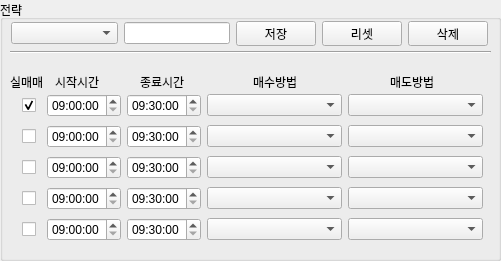
   <widget class="QGroupBox" name="groupBox_4">
    <property name="geometry">
     <rect>
      <x>10</x>
      <y>80</y>
      <width>501</width>
      <height>261</height>
     </rect>
    </property>
    <property name="title">
     <string>전략</string>
    </property>
    <widget class="QLabel" name="label_11">
     <property name="geometry">
      <rect>
       <x>390</x>
       <y>74</y>
       <width>61</width>
       <height>16</height>
      </rect>
     </property>
     <property name="text">
      <string>매도방법</string>
     </property>
    </widget>
    <widget class="QLabel" name="label_10">
     <property name="geometry">
      <rect>
       <x>253</x>
       <y>74</y>
       <width>51</width>
       <height>16</height>
      </rect>
     </property>
     <property name="text">
      <string>매수방법</string>
     </property>
    </widget>
    <widget class="QLabel" name="label_9">
     <property name="geometry">
      <rect>
       <x>140</x>
       <y>74</y>
       <width>61</width>
       <height>16</height>
      </rect>
     </property>
     <property name="text">
      <string>종료시간</string>
     </property>
    </widget>
    <widget class="QLabel" name="label_8">
     <property name="geometry">
      <rect>
       <x>55</x>
       <y>74</y>
       <width>61</width>
       <height>16</height>
      </rect>
     </property>
     <property name="text">
      <string>시작시간</string>
     </property>
    </widget>
    <widget class="QLabel" name="label_7">
     <property name="geometry">
      <rect>
       <x>10</x>
       <y>74</y>
       <width>41</width>
       <height>16</height>
      </rect>
     </property>
     <property name="text">
      <string>실매매</string>
     </property>
    </widget>
    <widget class="Line" name="line_6">
     <property name="geometry">
      <rect>
       <x>10</x>
       <y>44</y>
       <width>481</width>
       <height>16</height>
      </rect>
     </property>
     <property name="orientation">
      <enum>Qt::Horizontal</enum>
     </property>
    </widget>
    <widget class="QWidget" name="layoutWidget">
     <property name="geometry">
      <rect>
       <x>22</x>
       <y>92</y>
       <width>461</width>
       <height>151</height>
      </rect>
     </property>
     <layout class="QVBoxLayout" name="verticalLayout_5">
      <item>
       <layout class="QHBoxLayout" name="horizontalLayout" stretch="1,3,3,7,7">
        <item>
         <widget class="QCheckBox" name="chb_trade_01">
          <property name="enabled">
           <bool>true</bool>
          </property>
          <property name="text">
           <string/>
          </property>
          <property name="checked">
           <bool>true</bool>
          </property>
         </widget>
        </item>
        <item>
         <widget class="QTimeEdit" name="te_trade_begin_01">
          <property name="enabled">
           <bool>true</bool>
          </property>
          <property name="maximumDateTime">
           <datetime>
            <hour>15</hour>
            <minute>0</minute>
            <second>0</second>
            <year>2000</year>
            <month>1</month>
            <day>1</day>
           </datetime>
          </property>
          <property name="maximumTime">
           <time>
            <hour>15</hour>
            <minute>0</minute>
            <second>0</second>
           </time>
          </property>
          <property name="minimumTime">
           <time>
            <hour>9</hour>
            <minute>0</minute>
            <second>0</second>
           </time>
          </property>
          <property name="displayFormat">
           <string>hh:mm:ss</string>
          </property>
         </widget>
        </item>
        <item>
         <widget class="QTimeEdit" name="te_trade_end_01">
          <property name="enabled">
           <bool>true</bool>
          </property>
          <property name="maximumTime">
           <time>
            <hour>15</hour>
            <minute>30</minute>
            <second>0</second>
           </time>
          </property>
          <property name="minimumTime">
           <time>
            <hour>9</hour>
            <minute>30</minute>
            <second>0</second>
           </time>
          </property>
          <property name="displayFormat">
           <string>hh:mm:ss</string>
          </property>
         </widget>
        </item>
        <item>
         <widget class="QComboBox" name="cmb_buy_method_01">
          <property name="enabled">
           <bool>true</bool>
          </property>
         </widget>
        </item>
        <item>
         <widget class="QComboBox" name="cmb_sell_method_01">
          <property name="enabled">
           <bool>true</bool>
          </property>
         </widget>
        </item>
       </layout>
      </item>
      <item>
       <layout class="QHBoxLayout" name="horizontalLayout_2" stretch="1,3,3,7,7">
        <item>
         <widget class="QCheckBox" name="chb_trade_02">
          <property name="text">
           <string/>
          </property>
         </widget>
        </item>
        <item>
         <widget class="QTimeEdit" name="te_trade_begin_02">
          <property name="maximumDateTime">
           <datetime>
            <hour>15</hour>
            <minute>0</minute>
            <second>0</second>
            <year>2000</year>
            <month>1</month>
            <day>1</day>
           </datetime>
          </property>
          <property name="maximumTime">
           <time>
            <hour>15</hour>
            <minute>0</minute>
            <second>0</second>
           </time>
          </property>
          <property name="minimumTime">
           <time>
            <hour>9</hour>
            <minute>0</minute>
            <second>0</second>
           </time>
          </property>
          <property name="displayFormat">
           <string>hh:mm:ss</string>
          </property>
         </widget>
        </item>
        <item>
         <widget class="QTimeEdit" name="te_trade_end_02">
          <property name="maximumTime">
           <time>
            <hour>15</hour>
            <minute>30</minute>
            <second>0</second>
           </time>
          </property>
          <property name="minimumTime">
           <time>
            <hour>9</hour>
            <minute>30</minute>
            <second>0</second>
           </time>
          </property>
          <property name="displayFormat">
           <string>hh:mm:ss</string>
          </property>
         </widget>
        </item>
        <item>
         <widget class="QComboBox" name="cmb_buy_method_02"/>
        </item>
        <item>
         <widget class="QComboBox" name="cmb_sell_method_02"/>
        </item>
       </layout>
      </item>
      <item>
       <layout class="QHBoxLayout" name="horizontalLayout_3" stretch="1,3,3,7,7">
        <item>
         <widget class="QCheckBox" name="chb_trade_03">
          <property name="text">
           <string/>
          </property>
         </widget>
        </item>
        <item>
         <widget class="QTimeEdit" name="te_trade_begin_03">
          <property name="maximumDateTime">
           <datetime>
            <hour>15</hour>
            <minute>0</minute>
            <second>0</second>
            <year>2000</year>
            <month>1</month>
            <day>1</day>
           </datetime>
          </property>
          <property name="maximumTime">
           <time>
            <hour>15</hour>
            <minute>0</minute>
            <second>0</second>
           </time>
          </property>
          <property name="minimumTime">
           <time>
            <hour>9</hour>
            <minute>0</minute>
            <second>0</second>
           </time>
          </property>
          <property name="displayFormat">
           <string>hh:mm:ss</string>
          </property>
         </widget>
        </item>
        <item>
         <widget class="QTimeEdit" name="te_trade_end_03">
          <property name="maximumTime">
           <time>
            <hour>15</hour>
            <minute>30</minute>
            <second>0</second>
           </time>
          </property>
          <property name="minimumTime">
           <time>
            <hour>9</hour>
            <minute>30</minute>
            <second>0</second>
           </time>
          </property>
          <property name="displayFormat">
           <string>hh:mm:ss</string>
          </property>
         </widget>
        </item>
        <item>
         <widget class="QComboBox" name="cmb_buy_method_03"/>
        </item>
        <item>
         <widget class="QComboBox" name="cmb_sell_method_03"/>
        </item>
       </layout>
      </item>
      <item>
       <layout class="QHBoxLayout" name="horizontalLayout_4" stretch="1,3,3,7,7">
        <item>
         <widget class="QCheckBox" name="chb_trade_04">
          <property name="text">
           <string/>
          </property>
         </widget>
        </item>
        <item>
         <widget class="QTimeEdit" name="te_trade_begin_04">
          <property name="maximumDateTime">
           <datetime>
            <hour>15</hour>
            <minute>0</minute>
            <second>0</second>
            <year>2000</year>
            <month>1</month>
            <day>1</day>
           </datetime>
          </property>
          <property name="maximumTime">
           <time>
            <hour>15</hour>
            <minute>0</minute>
            <second>0</second>
           </time>
          </property>
          <property name="minimumTime">
           <time>
            <hour>9</hour>
            <minute>0</minute>
            <second>0</second>
           </time>
          </property>
          <property name="displayFormat">
           <string>hh:mm:ss</string>
          </property>
         </widget>
        </item>
        <item>
         <widget class="QTimeEdit" name="te_trade_end_04">
          <property name="maximumTime">
           <time>
            <hour>15</hour>
            <minute>30</minute>
            <second>0</second>
           </time>
          </property>
          <property name="minimumTime">
           <time>
            <hour>9</hour>
            <minute>30</minute>
            <second>0</second>
           </time>
          </property>
          <property name="displayFormat">
           <string>hh:mm:ss</string>
          </property>
         </widget>
        </item>
        <item>
         <widget class="QComboBox" name="cmb_buy_method_04"/>
        </item>
        <item>
         <widget class="QComboBox" name="cmb_sell_method_04"/>
        </item>
       </layout>
      </item>
      <item>
       <layout class="QHBoxLayout" name="horizontalLayout_5" stretch="1,3,3,7,7">
        <item>
         <widget class="QCheckBox" name="chb_trade_05">
          <property name="text">
           <string/>
          </property>
         </widget>
        </item>
        <item>
         <widget class="QTimeEdit" name="te_trade_begin_05">
          <property name="maximumDateTime">
           <datetime>
            <hour>15</hour>
            <minute>0</minute>
            <second>0</second>
            <year>2000</year>
            <month>1</month>
            <day>1</day>
           </datetime>
          </property>
          <property name="maximumTime">
           <time>
            <hour>15</hour>
            <minute>0</minute>
            <second>0</second>
           </time>
          </property>
          <property name="minimumTime">
           <time>
            <hour>9</hour>
            <minute>0</minute>
            <second>0</second>
           </time>
          </property>
          <property name="displayFormat">
           <string>hh:mm:ss</string>
          </property>
         </widget>
        </item>
        <item>
         <widget class="QTimeEdit" name="te_trade_end_05">
          <property name="maximumTime">
           <time>
            <hour>15</hour>
            <minute>30</minute>
            <second>0</second>
           </time>
          </property>
          <property name="minimumTime">
           <time>
            <hour>9</hour>
            <minute>30</minute>
            <second>0</second>
           </time>
          </property>
          <property name="displayFormat">
           <string>hh:mm:ss</string>
          </property>
         </widget>
        </item>
        <item>
         <widget class="QComboBox" name="cmb_buy_method_05"/>
        </item>
        <item>
         <widget class="QComboBox" name="cmb_sell_method_05"/>
        </item>
       </layout>
      </item>
     </layout>
    </widget>
    <widget class="QWidget" name="layoutWidget">
     <property name="geometry">
      <rect>
       <x>11</x>
       <y>21</y>
       <width>477</width>
       <height>25</height>
      </rect>
     </property>
     <layout class="QHBoxLayout" name="horizontalLayout_8" stretch="1,1,0,0,0">
      <item>
       <widget class="QComboBox" name="cmb_strategy_list"/>
      </item>
      <item>
       <widget class="QLineEdit" name="le_strategy">
        <property name="enabled">
         <bool>true</bool>
        </property>
       </widget>
      </item>
      <item>
       <widget class="QPushButton" name="btn_strategy_save">
        <property name="text">
         <string>저장</string>
        </property>
       </widget>
      </item>
      <item>
       <widget class="QPushButton" name="btn_strategy_reset">
        <property name="text">
         <string>리셋</string>
        </property>
       </widget>
      </item>
      <item>
       <widget class="QPushButton" name="btn_strategy_delete">
        <property name="text">
         <string>삭제</string>
        </property>
       </widget>
      </item>
     </layout>
    </widget>
   </widget>
